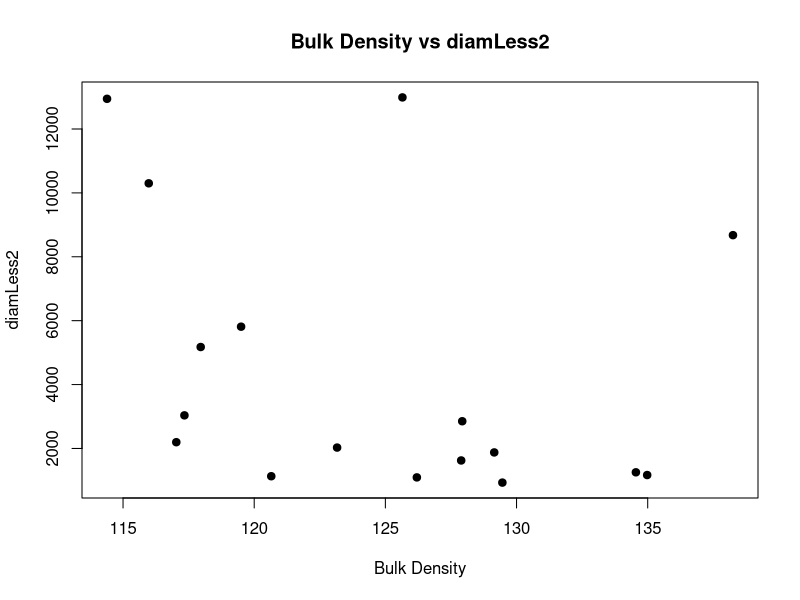
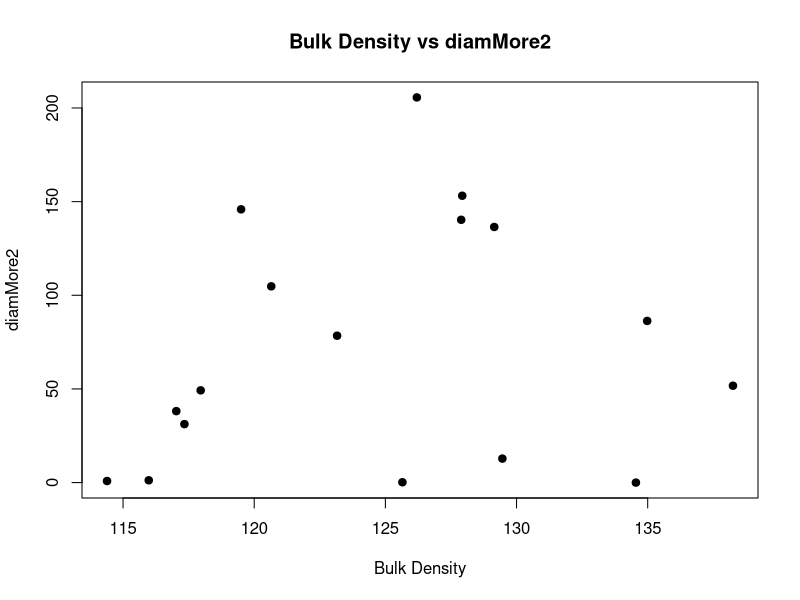
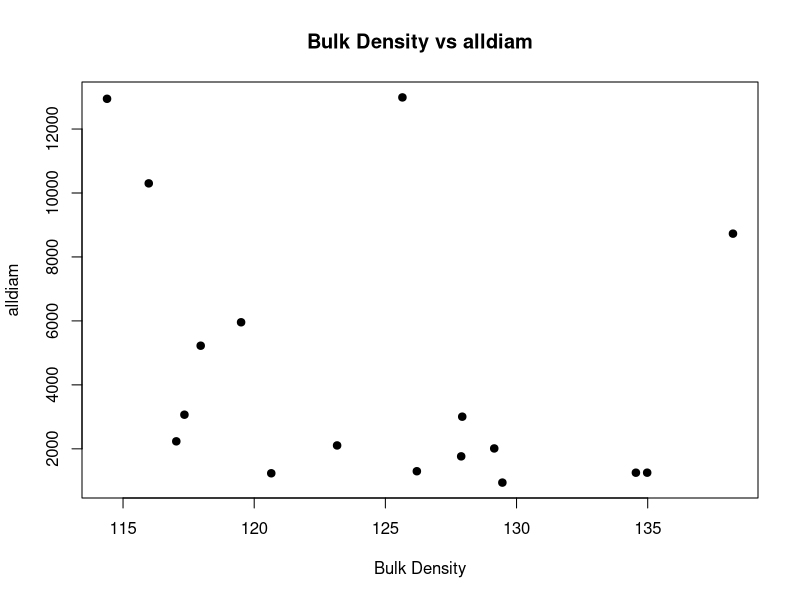
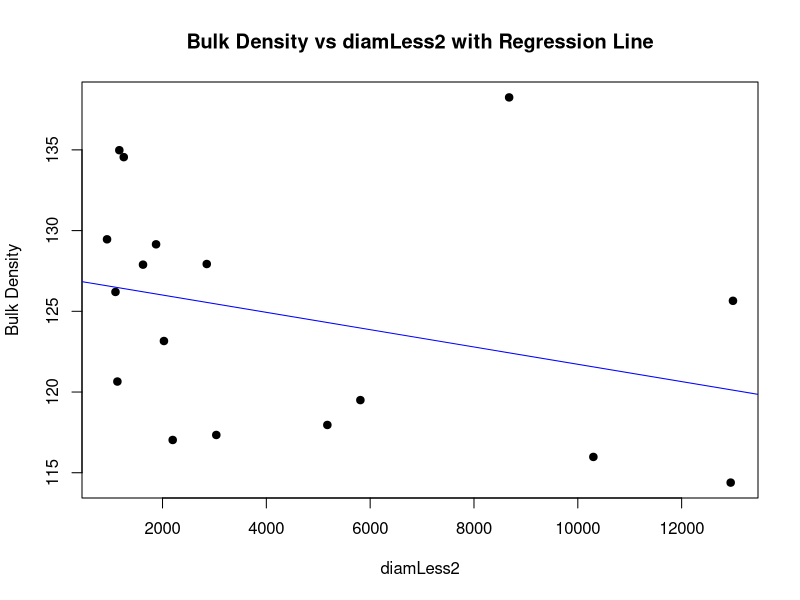
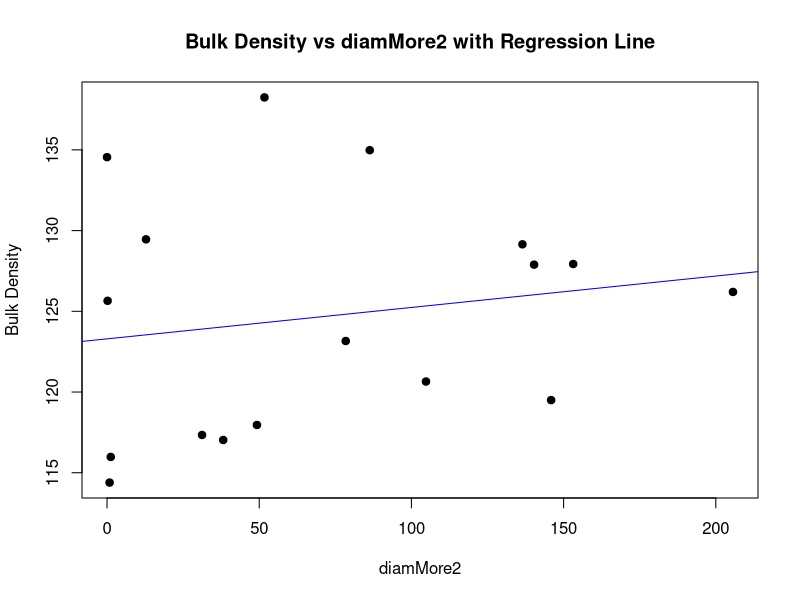
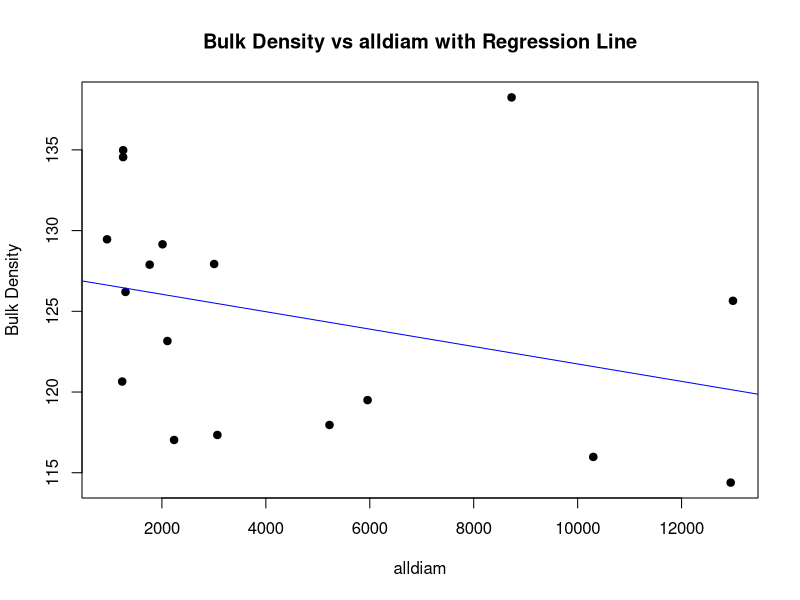
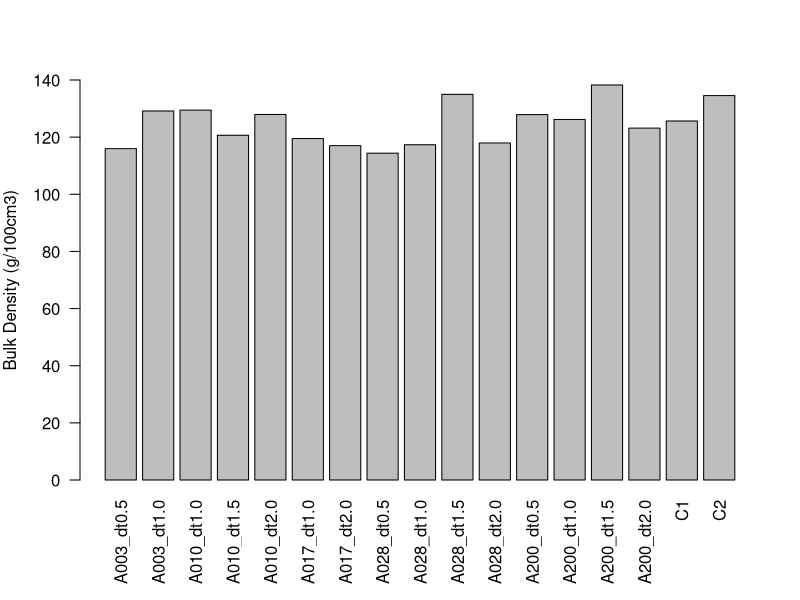
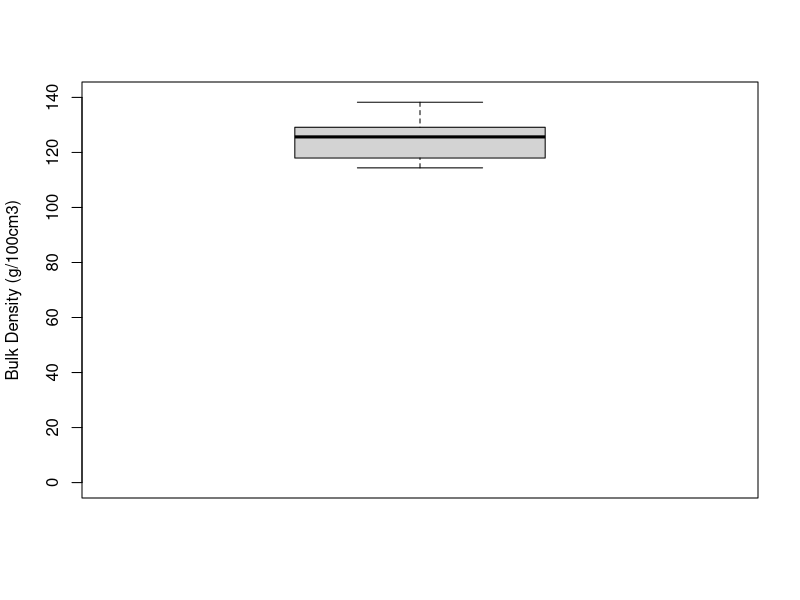

Source code (R) for these figures, in order: (Note: this script raises an error after producing the figures.)
SampleID=c("C1","C2","A003_dt0.5","A028_dt0.5","A200_dt0.5","A003_dt1.0","A010_dt1.0","A017_dt1.0","A028_dt1.0","A200_dt1.0","A010_dt1.5","A028_dt1.5","A200_dt1.5","A010_dt2.0","A017_dt2.0","A028_dt2.0","A200_dt2.0")

BulkDensity=c(125.65, 134.55, 115.98, 114.39, 127.89, 129.15, 129.46, 119.5, 117.34, 126.2, 120.65, 134.98, 138.25, 127.93, 117.03, 117.96, 123.16)
diamLess2=c(12988.7535235678, 1253.55443391625, 10299.6645950186, 12944.7823100362, 1624.25132287284, 1875.6363955196, 931.351462576687, 5811.60212468018, 3036.01593953867, 1093.99396624585, 1130.80221900048, 1167.98000437304, 8677.11707813081, 2852.14202164831, 2196.16061243017, 5175.39402637571, 2027.47676219774)
diamMore2=c(0.185693449546921, 0, 1.22724773234201, 0.83946229477785, 140.304121681251, 136.469128846693, 12.8039877300613, 145.887277947254, 31.2111315422886, 205.635383009018, 104.779913526892, 86.3046786291473, 51.7169533259012, 153.141348651728, 38.1593798789572, 49.2484034914611, 78.4160151713192)
alldiam=c(12988.9392170174, 1253.55443391625, 10300.8918427509, 12945.621772331, 1764.55544455409, 2012.10552436629, 944.155450306748, 5957.48940262744, 3067.22707108096, 1299.62934925486, 1235.58213252737, 1254.28468300219, 8728.83403145671, 3005.28337030004, 2234.31999230913, 5224.64242986717, 2105.89277736906) 


# Correlation between BulkDensity and diamLess2
cor(BulkDensity, diamLess2)

# Correlation between BulkDensity and diamMore2
cor(BulkDensity, diamMore2)

# Correlation between BulkDensity and alldiam
cor(BulkDensity, alldiam)

# Scatter plot between BulkDensity and diamLess2
plot(BulkDensity, diamLess2, 
     main = "Bulk Density vs diamLess2",
     xlab = "Bulk Density", 
     ylab = "diamLess2",
     pch = 19)

# Scatter plot between BulkDensity and diamMore2
plot(BulkDensity, diamMore2, 
     main = "Bulk Density vs diamMore2",
     xlab = "Bulk Density", 
     ylab = "diamMore2",
     pch = 19)

# Scatter plot between BulkDensity and alldiam
plot(BulkDensity, alldiam, 
     main = "Bulk Density vs alldiam",
     xlab = "Bulk Density", 
     ylab = "alldiam",
     pch = 19)

# Linear regression of BulkDensity on diamLess2
linregBDl2 <- lm(BulkDensity ~ diamLess2)
summary(linregBDl2)

# Linear regression of BulkDensity on diamMore2
linregBDm2 <- lm(BulkDensity ~ diamMore2)
summary(linregBDm2)

# Linear regression of BulkDensity on alldiam
linregBDall <- lm(BulkDensity ~ alldiam)
summary(linregBDall)

# Plot with regression line for diamLess2
plot(diamLess2, BulkDensity,
     main = "Bulk Density vs diamLess2 with Regression Line",
     xlab = "diamLess2",
     ylab = "Bulk Density",
     pch = 19)
abline(linregBDl2, col = "blue")

# Plot with regression line for diamMore2
plot(diamMore2, BulkDensity,
     main = "Bulk Density vs diamMore2 with Regression Line",
     xlab =  "diamMore2",
     ylab = "Bulk Density",
     pch = 19)
abline(linregBDm2, col = "blue")

# Plot with regression line for alldiam
plot(alldiam, BulkDensity,
     main = "Bulk Density vs alldiam with Regression Line",
     xlab = "alldiam",
     ylab = "Bulk Density",
     pch = 19)
abline(linregBDall, col = "blue")


par(mar = c(6,4,4, 2))
barplot(BulkDensity~SampleID, ylim=c(0,140), las = 2, cex.names = 1, xlab="", ylab="Bulk Density (g/100cm3)")

summary(BulkDensity)
sd(BulkDensity)

dev.new(width=2, height=5)
boxplot(BulkDensity, ylim=c(0,140),  ylab="Bulk Density (g/100cm3)")
dev.off()

mean_value <- mean(BulkDensity)
std_dev <- sd(BulkDensity)

# Define the range within one standard deviation from the mean
lower_bound <- mean_value - std_dev
upper_bound <- mean_value + std_dev

# Count how many values fall within this range
within_one_sd <- BulkDensity[BulkDensity >= lower_bound & BulkDensity <= upper_bound]
percent_within_one_sd <- (length(within_one_sd) / length(BulkDensity)) * 100

# Output the result
percent_within_one_sd




#cor BD soil moisture
cor(BulkDensity, PercentSOM)
plot(BulkDensity, PercentSOM, 
     main = "Bulk Density vs PercentSOM",
     xlab = "Bulk Density", 
     ylab = "PercentSOM",
     pch = 19)
linregBDSM <- lm(BulkDensity ~ PercentSOM)
summary(linregBDSM)

mregBDSM <- lm(BulkDensity ~ PercentSOM+diamLess2)
summary(mregBDSM)
